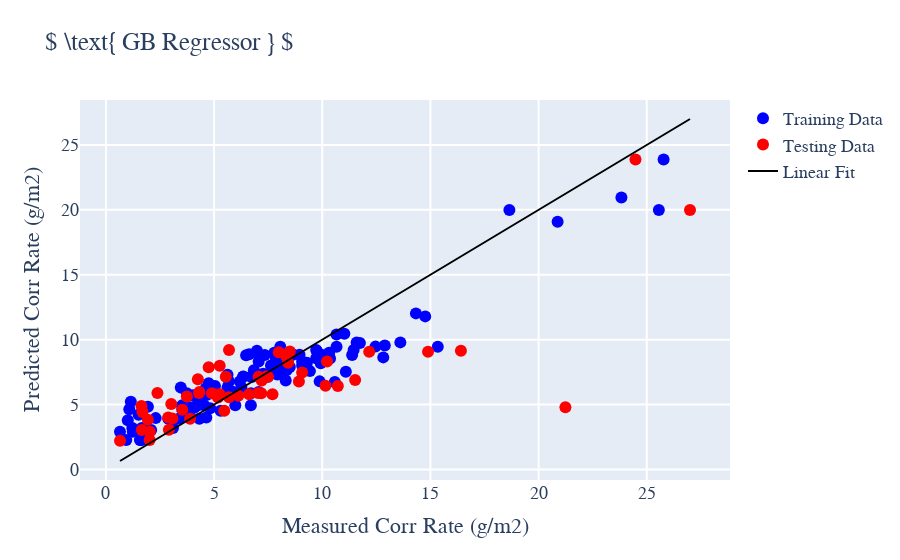

Notebook source saved alongside this figure:
### Code cell
fit = np.linspace(min(target), max(target))
    trace0 = go.Scatter(x=y_train, y=Train_predictions2, mode = 'markers', marker= dict(size= 12, color= 'blue'), name='Training Data')
    trace1 = go.Scatter(x=y_test ,y=Test_predictions2, mode = 'markers', marker= dict(size= 12, color= 'red'),name='Testing Data')
    trace2 = go.Scatter(x = fit ,y = fit, mode = 'lines', marker= dict(size= 12, color= 'black'), text = 'Fit',name='Linear Fit')

    data = [trace0,trace1,trace2]
    fig= go.Figure(data, layout=layout0)
    resolution_value = 300
    iplot(fig)
